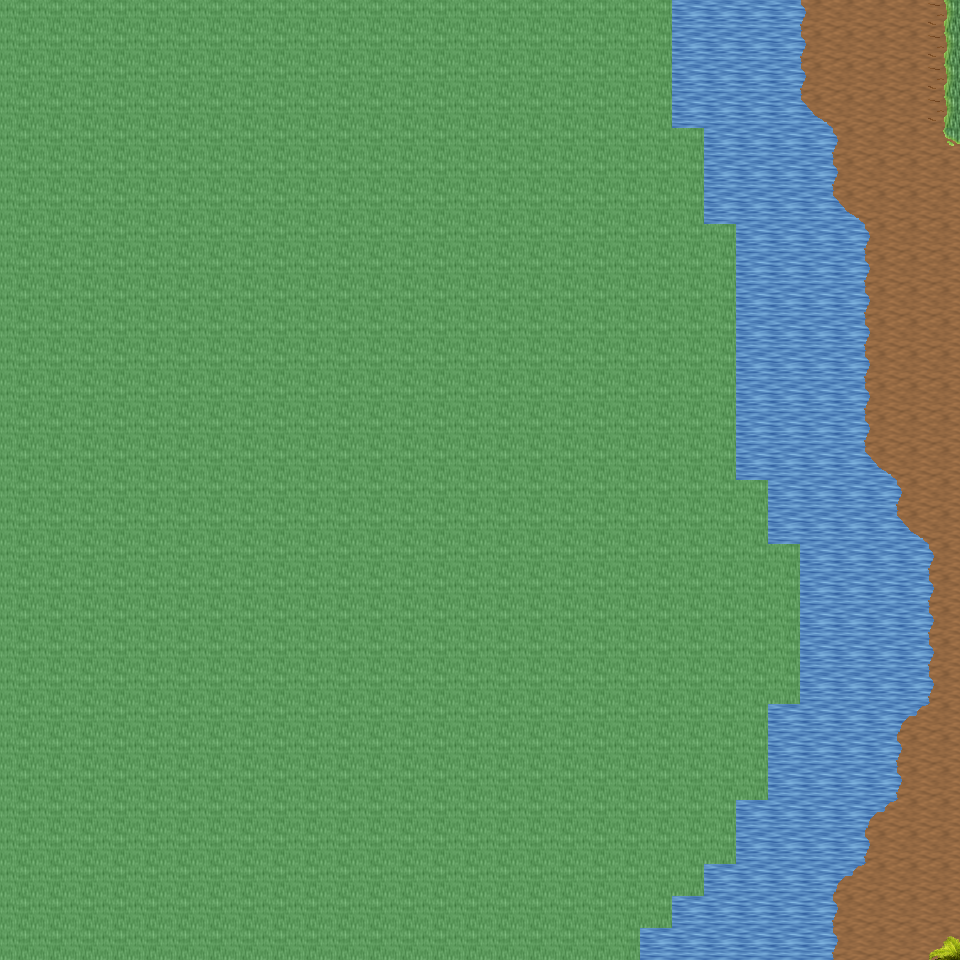

A 2D game scene composited from a Tiled map and its tileset images. What follows is a short description and the map's XML, with each tile layer's data collapsed to a summary:
An orthogonal 30x30 tile map with 32x32 px tiles, 6 tile layers (Ground, Object, Object2, Above, ...), 23 tilesets and 2 objects (2x mapExit).

<map version="1.0" orientation="orthogonal" renderorder="right-down" width="30" height="30" tilewidth="32" tileheight="32" nextobjectid="3">
  <tileset firstgid="1" name="tileset_ground_ground" tilewidth="32" tileheight="32" tilecount="33" columns="3">
    <image source="../drawable/tileset_ground_ground.png" width="96" height="352" />
  </tileset>
  <tileset firstgid="34" name="tileset_ground_water_pool" tilewidth="32" tileheight="32" tilecount="72" columns="3">
    <image source="../drawable/tileset_ground_water_pool.png" width="96" height="768" />
  </tileset>
  <tileset firstgid="106" name="tileset_ground_water_pool_corners" tilewidth="32" tileheight="32" tilecount="72" columns="3">
    <image source="../drawable/tileset_ground_water_pool_corners.png" width="96" height="768" />
  </tileset>
  <tileset firstgid="178" name="tileset_ground_grass_edges" tilewidth="32" tileheight="32" tilecount="36" columns="12">
    <image source="../drawable/tileset_ground_grass_edges.png" width="384" height="96" />
  </tileset>
  <tileset firstgid="214" name="tileset_ground_grass_corners" tilewidth="32" tileheight="32" tilecount="24" columns="6">
    <image source="../drawable/tileset_ground_grass_corners.png" width="192" height="128" />
  </tileset>
  <tileset firstgid="238" name="tileset_plant_tree_palm_tree" tilewidth="32" tileheight="32" tilecount="6" columns="2">
    <image source="../drawable/tileset_plant_tree_palm_tree.png" width="64" height="96" />
  </tileset>
  <tileset firstgid="244" name="tileset_logic_creature_animal" tilewidth="32" tileheight="32" tilecount="32" columns="8">
    <image source="../drawable/tileset_logic_creature_animal.png" width="256" height="128" />
  </tileset>
  <tileset firstgid="276" name="tileset_logic_collision" tilewidth="32" tileheight="32" tilecount="1" columns="1">
    <image source="../drawable/tileset_logic_collision.png" width="32" height="32" />
  </tileset>
  <tileset firstgid="277" name="tileset_plant_bush_various_small" tilewidth="32" tileheight="32" tilecount="9" columns="3">
    <image source="../drawable/tileset_plant_bush_various_small.png" width="96" height="96" />
  </tileset>
  <tileset firstgid="286" name="tileset_item_corpse_huge_animal" tilewidth="32" tileheight="32" tilecount="16" columns="2">
    <image source="../drawable/tileset_item_corpse_huge_animal.png" width="64" height="256" />
  </tileset>
  <tileset firstgid="302" name="tileset_object_tent" tilewidth="32" tileheight="32" tilecount="9" columns="3">
    <image source="../drawable/tileset_object_tent.png" width="96" height="96" />
  </tileset>
  <tileset firstgid="311" name="tileset_furniture_light_iron_lamp" tilewidth="32" tileheight="32" tilecount="3" columns="1">
    <image source="../drawable/tileset_furniture_light_iron_lamp.png" width="32" height="96" />
  </tileset>
  <tileset firstgid="314" name="tileset_furniture_light_flames" tilewidth="32" tileheight="32" tilecount="6" columns="6">
    <image source="../drawable/tileset_furniture_light_flames.png" width="192" height="32" />
  </tileset>
  <tileset firstgid="320" name="tileset_logic_creature_amazon" tilewidth="32" tileheight="32" tilecount="16" columns="8">
    <image source="../drawable/tileset_logic_creature_amazon.png" width="256" height="64" />
  </tileset>
  <tileset firstgid="336" name="tileset_logic_item_fruits" tilewidth="32" tileheight="32" tilecount="16" columns="8">
    <image source="../drawable/tileset_logic_item_fruits.png" width="256" height="64" />
  </tileset>
  <tileset firstgid="352" name="tileset_plant_pineapple_plant" tilewidth="32" tileheight="32" tilecount="6" columns="2">
    <image source="../drawable/tileset_plant_pineapple_plant.png" width="64" height="96" />
  </tileset>
  <tileset firstgid="358" name="tileset_ground_grass_2" tilewidth="32" tileheight="32" tilecount="21" columns="3">
    <image source="../drawable/tileset_ground_grass_2.png" width="96" height="224" />
  </tileset>
  <tileset firstgid="379" name="tileset_light_dim_yellow_light_7x5" tilewidth="32" tileheight="32" tilecount="35" columns="7">
    <image source="../drawable/tileset_light_dim_yellow_light_7x5.png" width="224" height="160" />
  </tileset>
  <tileset firstgid="414" name="tileset_light_yellow_light_5x5" tilewidth="32" tileheight="32" tilecount="25" columns="5">
    <image source="../drawable/tileset_light_yellow_light_5x5.png" width="160" height="160" />
  </tileset>
  <tileset firstgid="439" name="tileset_building_huts" tilewidth="32" tileheight="32" tilecount="338" columns="26">
    <image source="../drawable/tileset_building_huts.png" width="832" height="416" />
  </tileset>
  <tileset firstgid="777" name="tileset_item_firewood" tilewidth="32" tileheight="32" tilecount="12" columns="3">
    <image source="../drawable/tileset_item_firewood.png" width="96" height="128" />
  </tileset>
  <tileset firstgid="789" name="tileset_logic_creature_spider" tilewidth="32" tileheight="32" tilecount="3" columns="3">
    <image source="../drawable/tileset_logic_creature_spider.png" width="96" height="32" />
  </tileset>
  <tileset firstgid="792" name="tileset_logic_creature_reptile" tilewidth="32" tileheight="32" tilecount="7" columns="7">
    <image source="../drawable/tileset_logic_creature_reptile.png" width="224" height="32" />
  </tileset>
  <layer name="Ground" width="30" height="30">
    <data>[900 cells, 900 non-empty, 7 distinct tile ids]</data>
  </layer>
  <layer name="Object" width="30" height="30">
    <data>[900 cells, 36 non-empty, 6 distinct tile ids]</data>
  </layer>
  <layer name="Object2" width="30" height="30">
    <data>[900 cells, 0 non-empty, 0 distinct tile ids]</data>
  </layer>
  <layer name="Above" width="30" height="30">
    <data>[900 cells, 1 non-empty, 1 distinct tile ids]</data>
  </layer>
  <layer name="Above2" width="30" height="30">
    <data>[900 cells, 0 non-empty, 0 distinct tile ids]</data>
  </layer>
  <layer name="Walkable" width="30" height="30">
    <data>[900 cells, 688 non-empty, 1 distinct tile ids]</data>
  </layer>
  <objectgroup name="MapEvents">
    <object id="1" name="south" type="mapExit" x="640" y="928" width="320" height="32">
      <properties>
        <property name="map" value="level_0_x256_y26" />
        <property name="x" value="20" />
        <property name="y" value="1" />
      </properties>
    </object>
    <object id="2" name="east" type="mapExit" x="928" y="0" width="32" height="960">
      <properties>
        <property name="map" value="level_0_x257_y25" />
        <property name="x" value="1" />
        <property name="y" value="0" />
      </properties>
    </object>
  </objectgroup>
</map>
